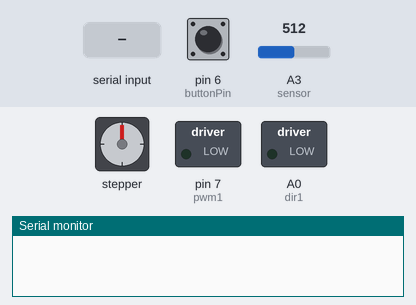
Simulated run of this sketch. Board: Arduino Uno, built with avr-gcc and run on an emulated ATmega328P. Parts: stepper motor, switched loads named in the sketch (green lamp = pin HIGH), the last lines printed to the serial monitor. Wiring (inferred from the names in the program): stepper motor (2048 steps per turn assumed): coils pin 8, pin 9, pin 10, pin 11. The test bench sets the inputs (shaded band); at power-on: A3 (sensor) = 512, pin 6 (buttonPin) LOW. Pins used as bus, display or sensor lines are not drawn.

Above: at 1.2 s.
1.3 s: "r" received over Serial
At 3.2 s:
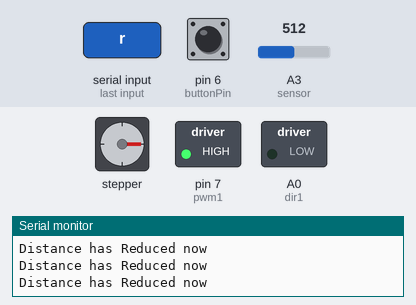
4.0 s: A3 (sensor) set to 258
7.0 s: A3 (sensor) set to 234
Timing chart, 0 to 10.0 s (numbered marks = the images above; inputs shaded):
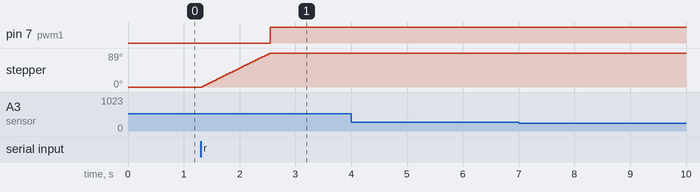

Measured:
- after the input at 1.3 s, pin 7 (pwm1): LOW → HIGH after 1.3 s; stepper: turns 89° clockwise in 1.2 s, starting at once

The sketch:

Optimized_rack_final.ino
```cpp
byte motorPin1 = 8;                                                                   // Blue   - 28BYJ48 pin 1
byte motorPin2 = 9;                                                                   // Pink   - 28BYJ48 pin 2
byte motorPin3 = 10;                                                                  // Yellow - 28BYJ48 pin 3
byte motorPin4 = 11;                                                                  // Orange - 28BYJ48 pin 4
                                                                                      // Red    - 28BYJ48 pin 5 (VCC)
#define sensor A3                                                                     //Sharp IR connection on the arduino
int motorSpeed = 1200;                                                                //variable to set stepper speed
int count = 0;                                                                        // count of steps made
int countsperrev =512;                                                                // number of steps per full revolution
int lookup[8] = {B01000, B01100, B00100, B00110, B00010, B00011, B00001, B01001};
byte buttonPin=6;                                                                     //Pin to which the button is connected
byte pwm1=7;                                                                          //PWM1 pin of cytron for the rack motor
byte dir1=A0;                                                                         //dir0 pin of the cytron for the rack motor
int button;                                                                           //Variable to store the digital state value of the button
void setOutput(int );                                                                 //Used to control the motion of the stepper for the rack mechanism
int flag=1;                                                                           //Used to store the current position where the assembly is currently
int step_count=0;                                                                     //Stores the value of the position where the previous lock was made so the ball can be dropped and new step_count can be set thereafter
int buttonState;
int success=0;
//////////////////////////////////////////////////////////////////////////////
void setup() {
  pinMode(motorPin1, OUTPUT);
  pinMode(motorPin2, OUTPUT);
  pinMode(motorPin3, OUTPUT);
  pinMode(motorPin4, OUTPUT);
  pinMode(sensor,INPUT);
  pinMode(pwm1,OUTPUT);
  pinMode(dir1,OUTPUT);
  analogWrite(pwm1,0);
  pinMode(buttonPin,INPUT);
  buttonState=0;
  Serial.begin(9600);
}
//////////////////////////////////////////////////////////////////////////////
void loop()
{
  char input = 0;
  if(Serial.available())
  {
    input = Serial.read();
  }
  switch (input)
  {
    case 'r':
      rack1();
      delay(9000);
      break;
  }
  input= 0;
}

//////////////////////////////////////////////////////////////////////////////
void rack1(){
  success=0;
  while(success==0){
  button = digitalRead(buttonPin);
  Serial.println("Button:");
  Serial.print(digitalRead(buttonPin));
  float volts = analogRead(sensor)*0.0048828125;  // value from sensor * (5/1024)
  int distance = 13*pow(volts, -1); // worked out from datasheet graph
  if(button==1)
  {
    forward();
  }
  else if (button==0){
    Serial.println("Button Hitted");
    step_count=flag;
   flag=0;
    for( ; ; ){
    if( count == 128 ){
      break ;
    }
  clockwise();
  count++ ;
    }
     backward();
    while(flag!=step_count+1){
    Serial.println("Loop Execution Started");
   float volts = analogRead(sensor)*0.0048828125;  // value from sensor * (5/1024)
  int distance = 13*pow(volts, -1); // worked out from datasheet graph
  Serial.println("Distance is:");
  Serial.print(distance);
    while((distance>=4)&&(distance<10)){
      Serial.println("Distance has Reduced now");
      float volts = analogRead(sensor)*0.0048828125;  // value from sensor * (5/1024)
  int distance = 13*pow(volts, -1); // worked out from datasheet graph
      if(distance>10){
        Serial.println("Hand Removed");
        flag+=1;
        Serial.println("The position value now is:");
        Serial.print(flag);
        break;
       }
     }

      Serial.println("Loop Executed");
      delay(200);
 }
    for( ; ; ){
    if( count == 256 ){
    break ;
    }
  anticlockwise();
  count++;
  //Serial.print("Count:");
  //Serial.println(count);
 }
 count = 0 ;
 success=1;
 halt();
 Serial.println("Loop Execution finished");
 return;
  }
  }
}


////////////////////////////////////////////////////////////////////////////////////////////////
void anticlockwise()                                                                   //This function will give the closing of the flap to lock the flap for throwing the next ball there after
{
  for(int i = 0; i < 8; i++)
  {
    setOutput(i);
    delayMicroseconds(motorSpeed);
  }
}
///////////////////////////////////////////////////////////////////////////////////////////////////
void clockwise()                                                                        //This Function will open up the flap when the ball is dropped and we start moving backward for the next bal locking
{
  for(int i = 8; i > 0; i--)
  {
    setOutput(i);
    delayMicroseconds(motorSpeed);
  }
}
//////////////////////////////////////////////////////////////////////////////////////////////////
void backward()                                                                         //This function will tell the rack to move backward
{
  digitalWrite(dir1,LOW);
  analogWrite(pwm1,250);
}
///////////////////////////////////////////////////////////////////////////////////////////////////
void forward()                                                                           //This Function will tell the rack to move forward
{
  digitalWrite(dir1,HIGH);
  analogWrite(pwm1,250);
}
///////////////////////////////////////////////////////////////////////////////////////////////////
void halt()
{
  digitalWrite(dir1,LOW);
  analogWrite(pwm1,0);
}
void setOutput(int out)                                                                  //Used for controlling the stepper motor
{
  digitalWrite(motorPin1, bitRead(lookup[out], 0));
  digitalWrite(motorPin2, bitRead(lookup[out], 1));
  digitalWrite(motorPin3, bitRead(lookup[out], 2));
  digitalWrite(motorPin4, bitRead(lookup[out], 3));
}
```
